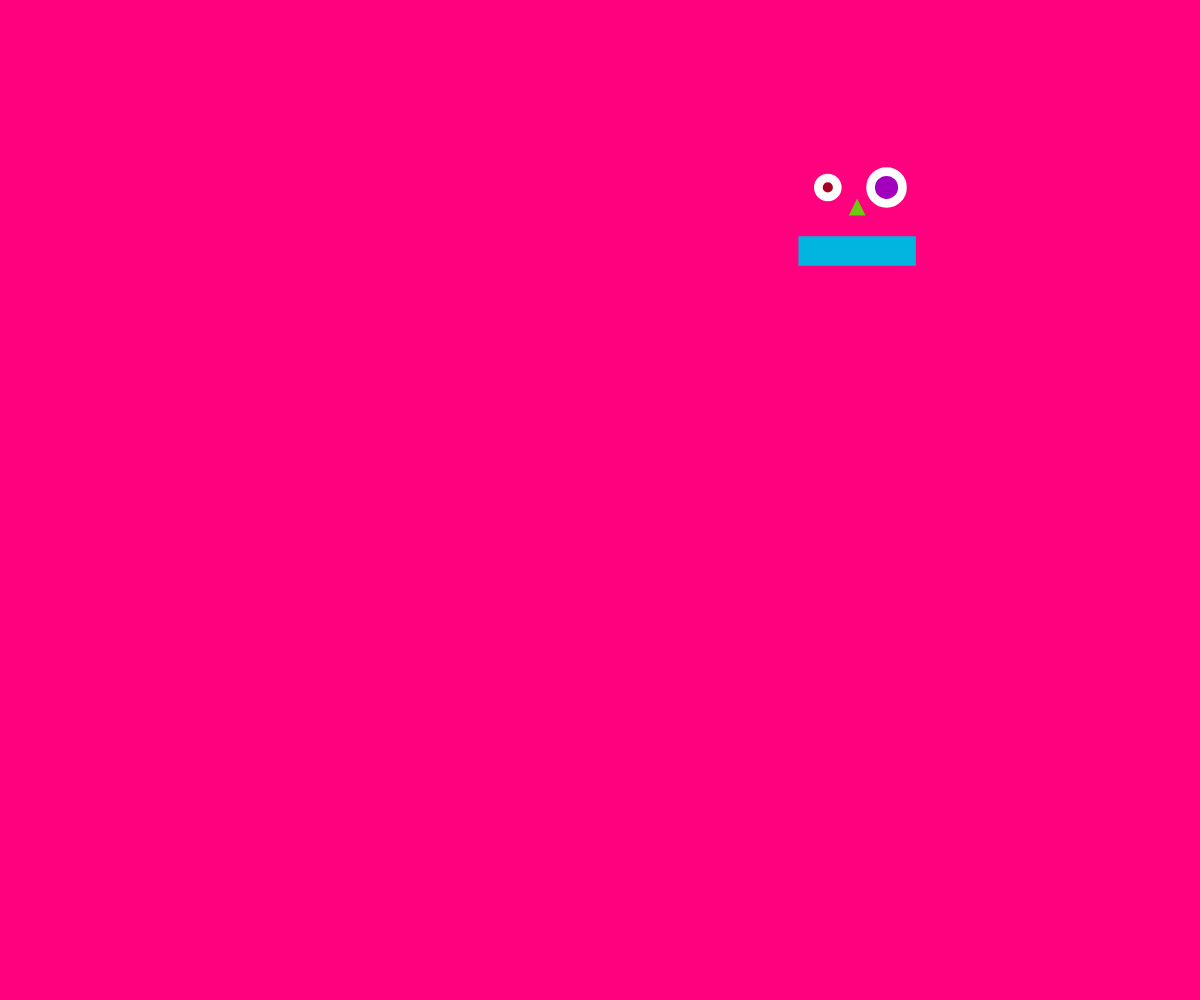
Frame 1 (no input)
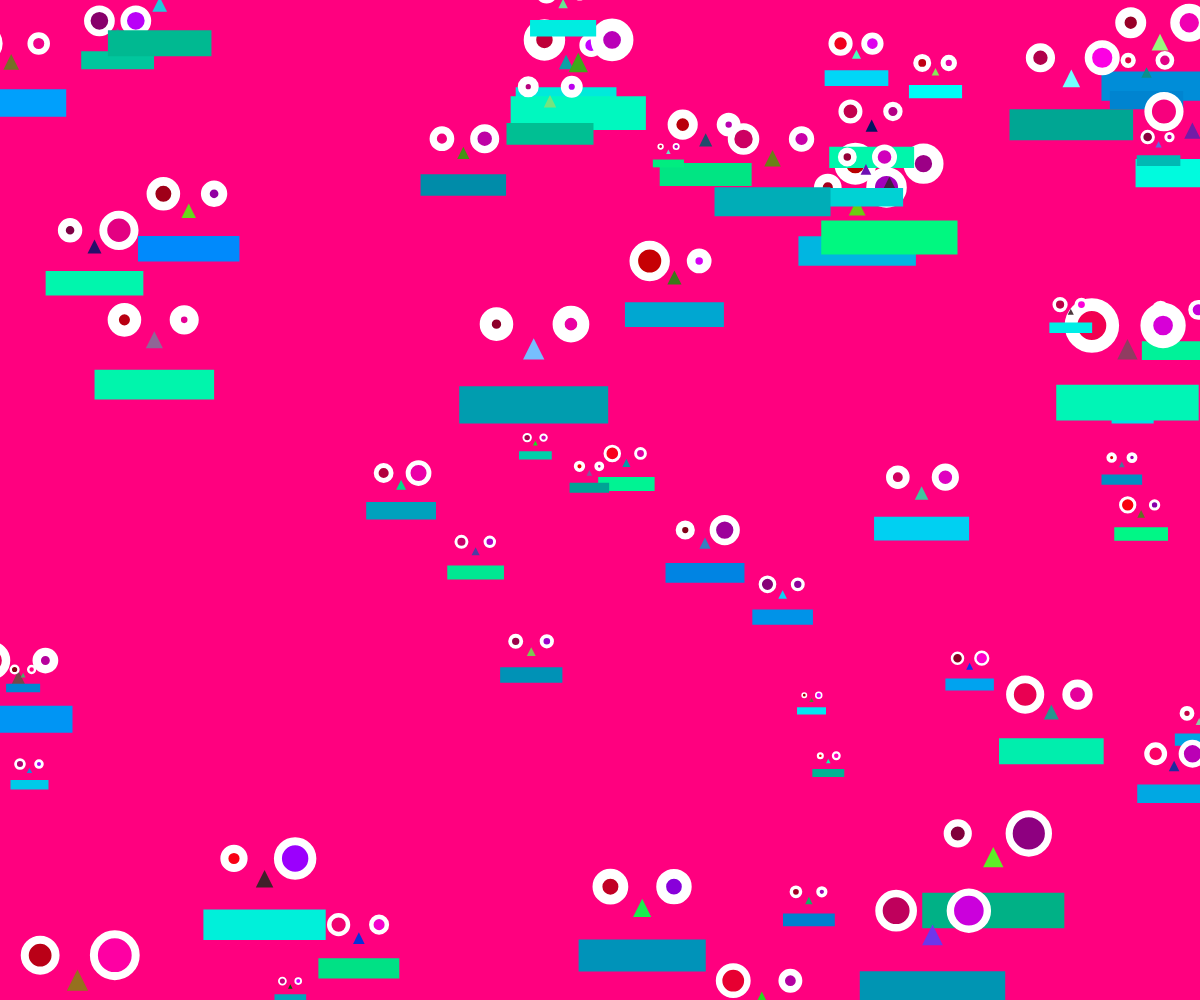
Frame 60 (no input)
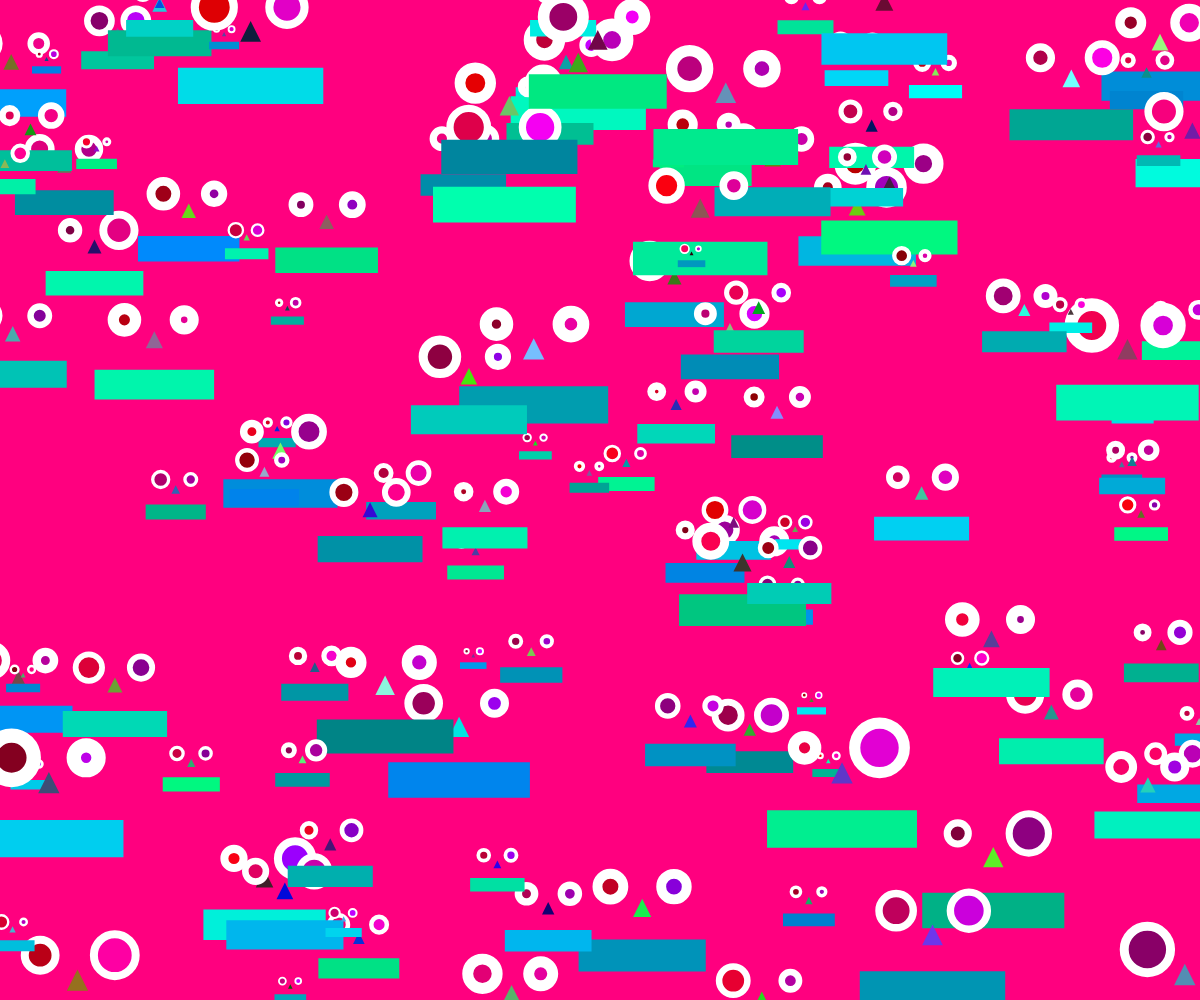
Frame 120 (the mouse pressed at the canvas centre since frame 60)

The p5.js sketch that drew these frames (run headless with seeded random() and noise() and a simulated clock; from frame 60 on, the mouse is pressed at the canvas centre):

// p5.js sketch
// ── sketch.js
// the setup function runs only once when the sketch loads.
function setup() {
	// we begin by creating our "artist canvas"
	// here we set the width and height to be the size
	// of the entire browser window
	createCanvas(windowWidth, windowHeight)
	background(255, 0, 127)
	// we are going to choose a slower framerate for this sketch
	frameRate(24)
}

// the draw function runs once every frame. The framerate is 60fps by default,
// but that can be changed by calling the frameRate() function.
function draw() {
		// every frame, we are going to draw a new face in a random location
		// on the canvas
		drawFace(random(0, width), random(0, height), random(20, 150))
}

// draw a unique face (using random functions) to the canvas
function drawFace(x, y, size) {
	// draw the left background rectangle

	push()
	translate(-size / 2, -size / 2)

	stroke(255)
	strokeWeight(size / random(10, 20))

	eyeSize = size/random(3, 7)

	fill(random(127, 255), 0, random(127, 0)); // set the drawing color
	ellipse(x + size * 0.25, y + size/3, eyeSize, eyeSize)

	eyeSize = size/random(3, 7)

	fill(random(127, 255), 0, random(127, 255))
	ellipse(x + size * 0.75, y + size/3, eyeSize, eyeSize)

	fill(random(155), random(255), random(255))
	noStroke()
	drawTriangle(x + size * 0.5, y + size * 0.5, size / 7)

	fill(0, random(127, 255), random(127, 255))
	rect(x, y + size * 0.75, size, size * 0.25)

	pop()
}

// drawing triangles in P5.js is a little bit cumbersome, so I've created a
// helper function to make it a bit easier
function drawTriangle(x, y, size, rotation) {
	triangle(x, y - size / 2, x + size / 2, y + size / 2, x - size / 2, y + size / 2)
}
